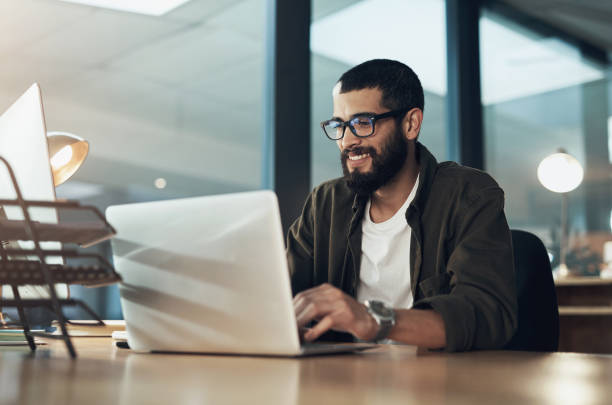
#> input picture Meeting1/photo.jpg, 612 x 405 px
$ python main.py
#> lines starting #> are read from the running program, lines starting #| are printed output that depends on the picture
import cv2
img = cv2.imread("photo.jpg")
#> img is the input picture: shape (405, 612, 3); mean B, G, R 132.9, 137.4, 136
print(img.shape)
#| (405, 612, 3)

img = cv2.GaussianBlur(img, (9,9), 0)
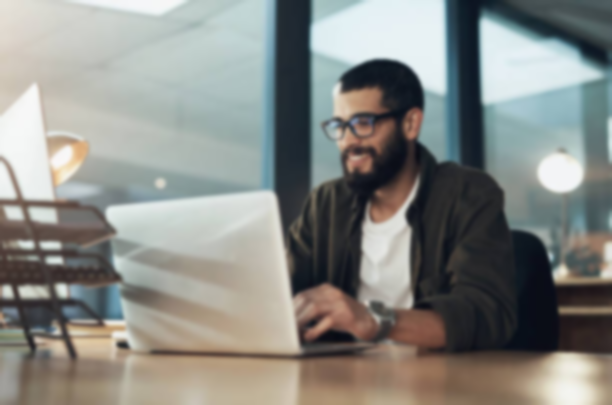
#> img: shape (405, 612, 3); mean B, G, R 132.9, 137.4, 136
green = (0, 255, 0)
blue = (255, 0, 0)
red = (0, 0, 255)

cv2.line(img, (0, 0), (img.shape[1], img.shape[0]), green, 3)
cv2.line(img, (0, 500), (500, 0), red, 3)
cv2.rectangle(img, (350, 290), (400, 350), blue, 3)
cv2.circle(img, (380, 130), 100, (255, 255, 255), 3)

cv2.putText(img, 'Person', (300, 50), cv2.FONT_HERSHEY_COMPLEX, 1, (0, 150, 0), 2)
cv2.putText(img, 'Watch', (340, 270), cv2.FONT_HERSHEY_COMPLEX,1, (0, 0, 250), 2)
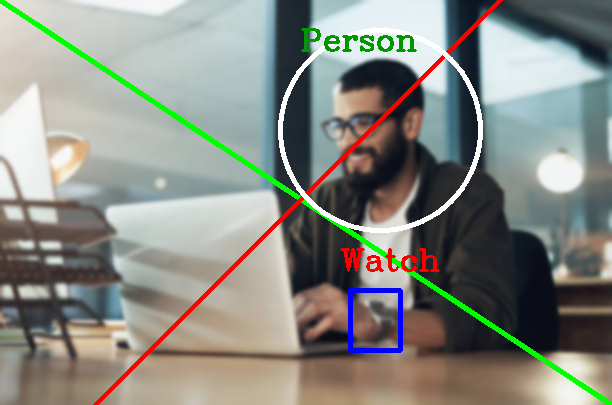
#> img: shape (405, 612, 3); mean B, G, R 131, 138.6, 136.4

cv2.imshow("Image", img)
cv2.waitKey(0)
cv2.destroyAllWindows()
